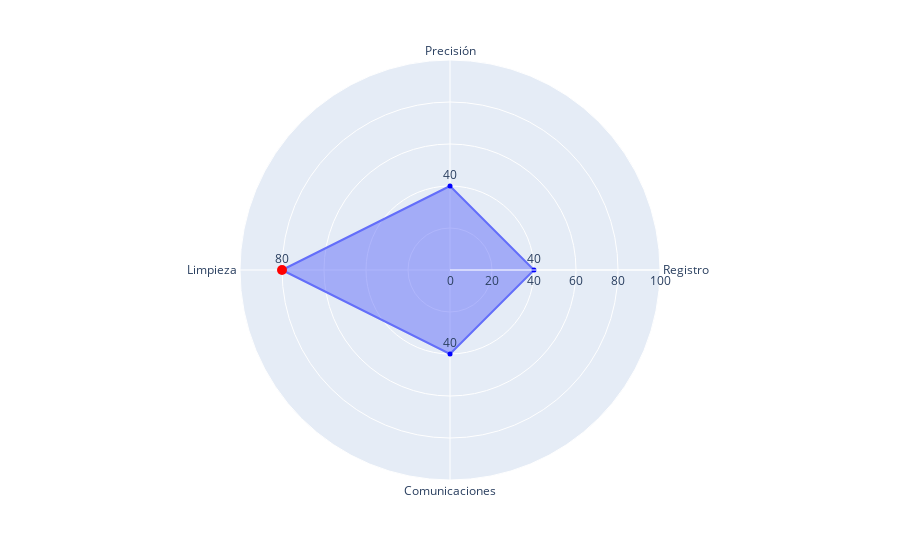

The notebook cell saved with this chart:
### Code cell
# Gráfica de radar plotly

#Trazamos la gráfica de radar

fig = px.line_polar(df, r=diferencias.values, theta=diferencias.index, range_r=(0, 100), line_close=True)
fig.update_traces(fill='toself')

#Añadimos los valores

fig.add_trace(go.Scatterpolar(
    r=diferencias.values,
    theta=diferencias.index,
    mode='markers+text',
    marker=dict(color='blue', size=5, symbol='circle'),
    text=diferencias.values,
    textposition='top center',
    name='Valores',
    showlegend=False
))

#Marcamos el valor máximo

fig.add_trace(go.Scatterpolar(
    r=[max_diferencia],
    theta=[max_item],
    mode='markers',
    marker=dict(color='red', size=10, symbol='circle'),
    name='Valor máximo',
    showlegend=False
))

### Figure 1 — Plotly figure (JSON) as saved in the notebook; plotly's stock layout.template omitted (floating-point values rounded to 4 significant figures)
{"data": [{"fill": "toself", "hovertemplate": "r=%{r}<br>theta=%{theta}<extra></extra>", "legendgroup": "", "line": {"color": "#636efa", "dash": "solid"}, "marker": {"symbol": "circle"}, "mode": "lines", "name": "", "r": [40, 40, 40, 80, 40], "showlegend": false, "subplot": "polar", "theta": ["Precisión", "Registro", "Comunicaciones", "Limpieza", "Precisión"], "type": "scatterpolar"}, {"marker": {"color": "blue", "size": 5, "symbol": "circle"}, "mode": "markers+text", "name": "Valores", "r": [40, 40, 40, 80], "showlegend": false, "text": [40, 40, 40, 80], "textposition": "top center", "theta": ["Precisión", "Registro", "Comunicaciones", "Limpieza"], "type": "scatterpolar"}, {"marker": {"color": "red", "size": 10, "symbol": "circle"}, "mode": "markers", "name": "Valor máximo", "r": [80], "showlegend": false, "theta": ["Limpieza"], "type": "scatterpolar"}], "layout": {"legend": {"tracegroupgap": 0}, "margin": {"t": 60}, "polar": {"angularaxis": {"direction": "clockwise", "rotation": 90}, "domain": {"x": [0, 1], "y": [0, 1]}, "radialaxis": {"range": [0, 100]}}}}
